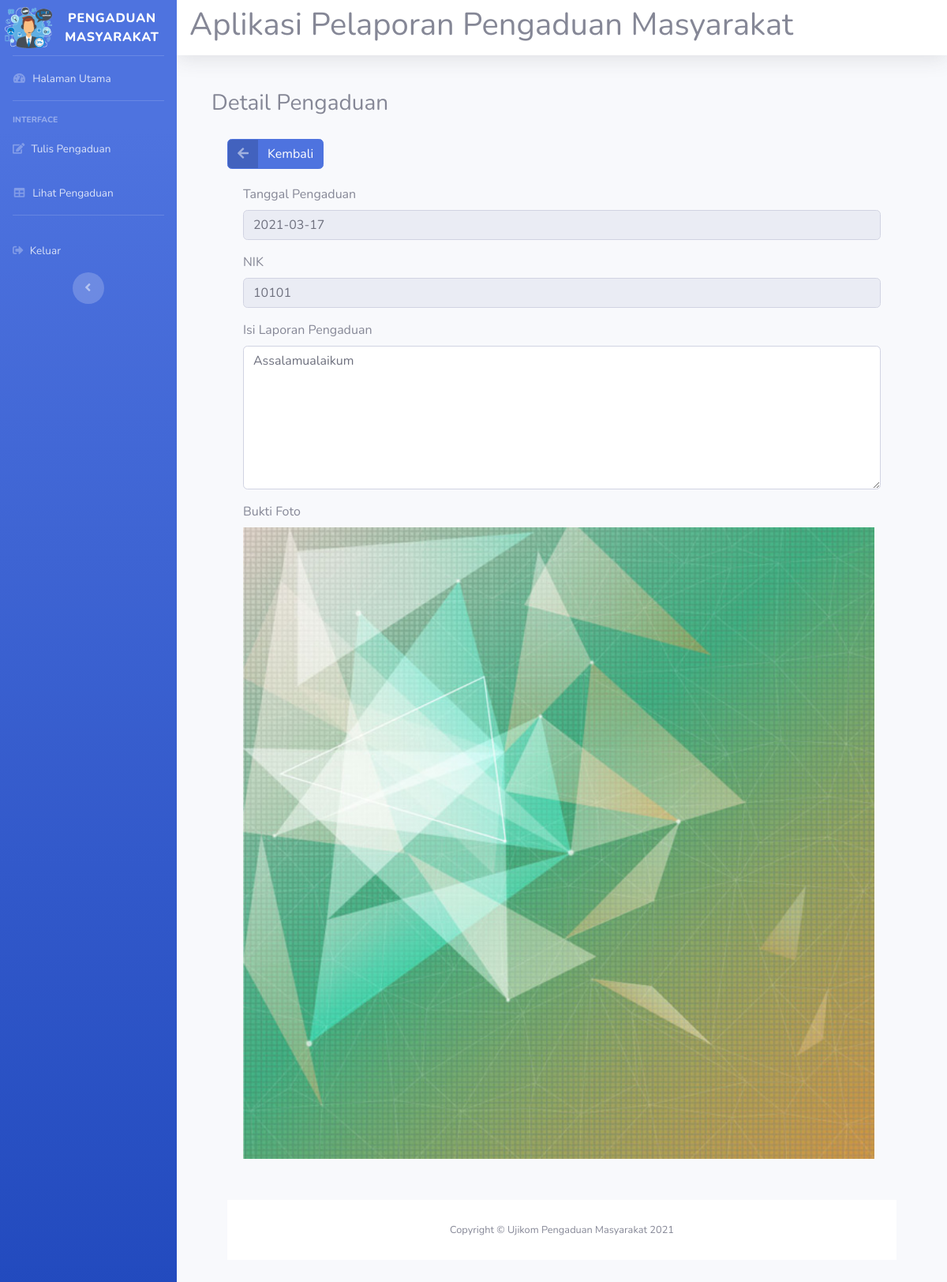
The page /aplikasi_pengaduanmasyarakat/rifki_masyarakat.php?url=detail_pengaduan&id=301 (signed in) on the database its author committed.
### tables this page shows
CREATE TABLE `rifki_pengaduan` (
  `rifki_id_pengaduan` int(11) NOT NULL,
  `rifki_tgl_pengaduan` date NOT NULL,
  `rifki_nik` char(16) NOT NULL,
  `rifki_petugasdinas` varchar(30) NOT NULL,
  `rifki_daerah` varchar(32) NOT NULL,
  `rifki_isi_laporan` text NOT NULL,
  `rifki_foto` varchar(255) NOT NULL,
  `rifki_status` enum('Belum','proses','selesai') NOT NULL
);

### aplikasi_pengaduanmasyarakat/detail_pengaduan.php (the view, shortened to what this page needs)
<!DOCTYPE html>
<html lang="en">
<?php
include 'rifki_koneksi.php';
  $sql = mysqli_query($koneksi, "SELECT * FROM rifki_pengaduan where rifki_id_pengaduan ='$_GET[id]'");
  $data = mysqli_fetch_array($sql);
  ?>
<head>
  <link href="vendor/fontawesome-free/css/all.min.css" rel="stylesheet" type="text/css">
  <link href="css/sb-admin-2.min.css" rel="stylesheet">
</head>
<body id="page-top">
<div class="card-body">
  <div class="card_header">
    <h3>Detail Pengaduan</h3>
  </div>
  <div class="card-body">
  <div class="form-group cols-sm-6">
  <a href="?url=lihat_pengaduan" class="btn btn-primary btn-icon-split">
    <span class="icon text-white-50">
      <i class="fas fa-arrow-left"></i>
    </span>
    <span class="text">Kembali</span>
  </a>
  <div class="card-body">
    <form action="rifki_simpanpengaduan.php" method="post" class="form-horizontal" enctype="multipart/form-data">
      <div class="form-group cols-sm-6">
        <label>Tanggal Pengaduan</label><br>
        <input type="text" name="rifki_tgl_pengaduan" value="<?php echo $data['rifki_tgl_pengaduan']; ?>" class="form-control" readonly>
      </div>
      <div class="form-group cols-sm-6">
        <label>NIK</label><br>
        <input type="text" value="<?php echo $data['rifki_nik']; ?>" class="form-control" readonly>
      </div>
       <div class="form-group cols-sm-6">
        <label>Isi Laporan Pengaduan</label>
        <textarea class="form-control" rows="7"><?php echo $data['rifki_isi_laporan']; ?>
        </textarea>
      </div>
       <div class="form-group cols-sm-6">
        <label>Bukti Foto</label>
        <br>
        <img src="foto/<?php echo $data['rifki_foto']; ?>" style="width: 800px">
      </div>
</body>
</html>

### rows shown on the page
rifki_pengaduan: rifki_tgl_pengaduan "2021-03-17", rifki_nik "10101", rifki_isi_laporan "Assalamualaikum", rifki_foto (picture)
